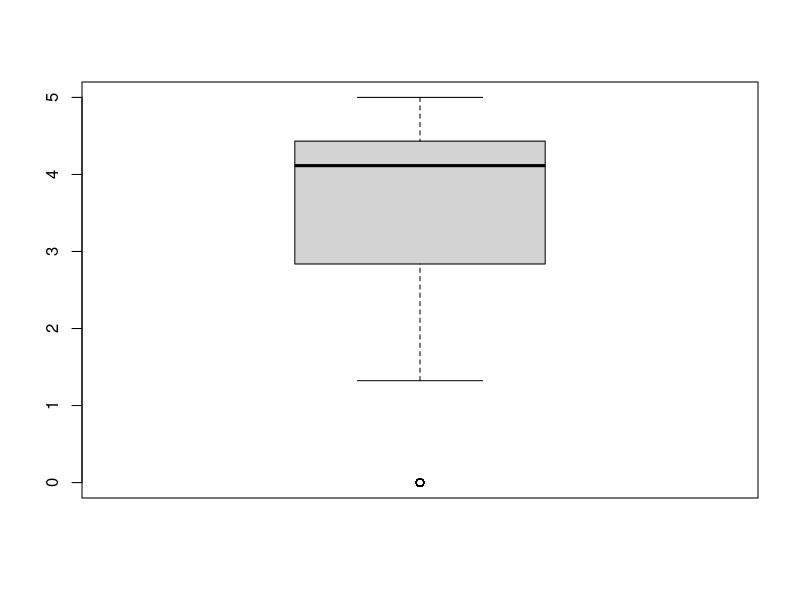
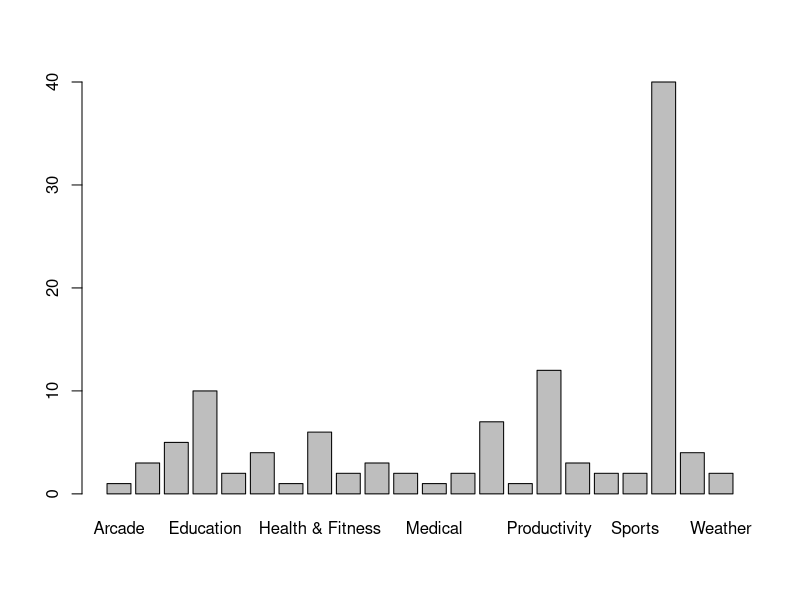
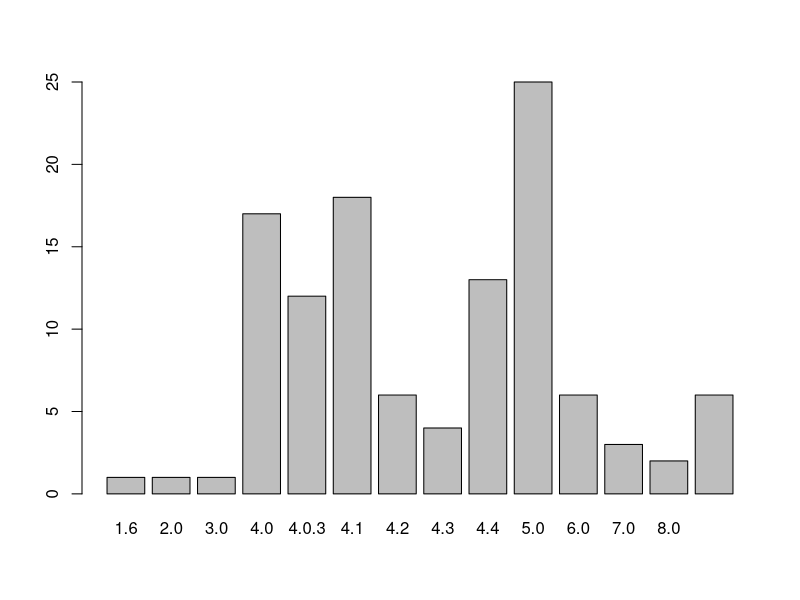
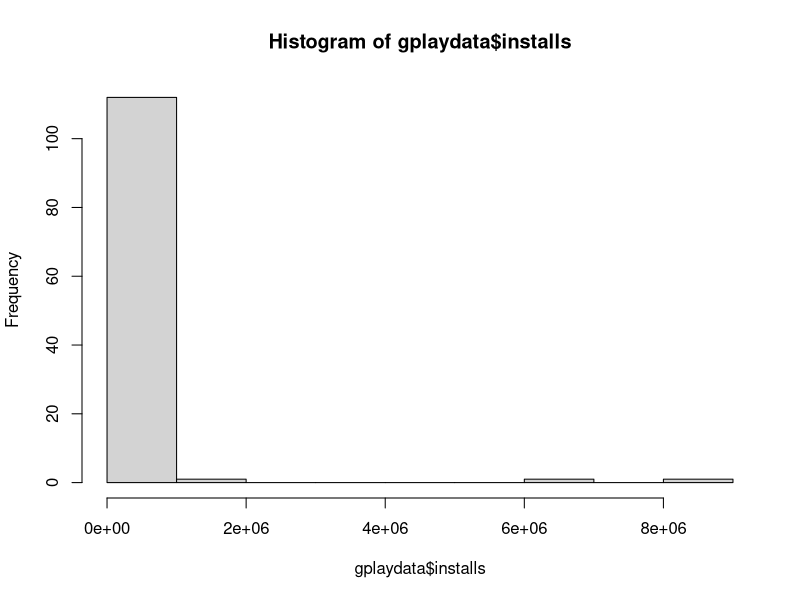
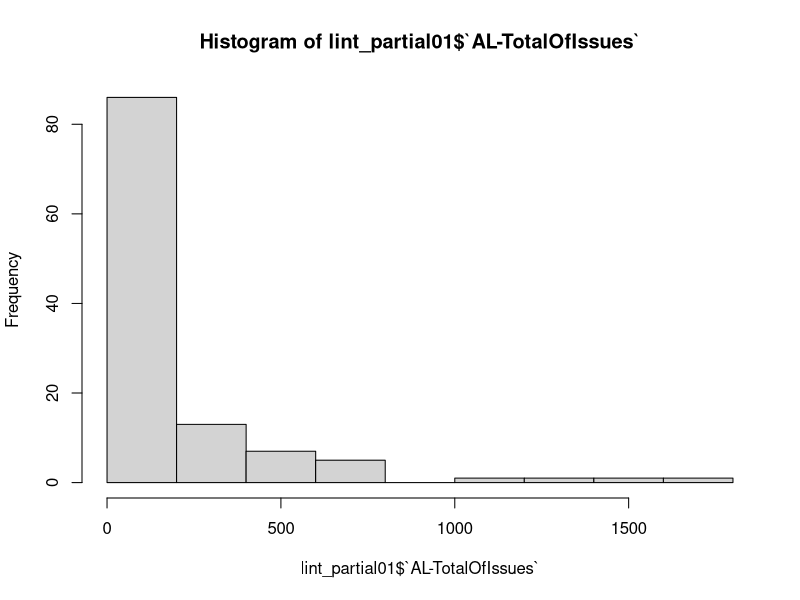
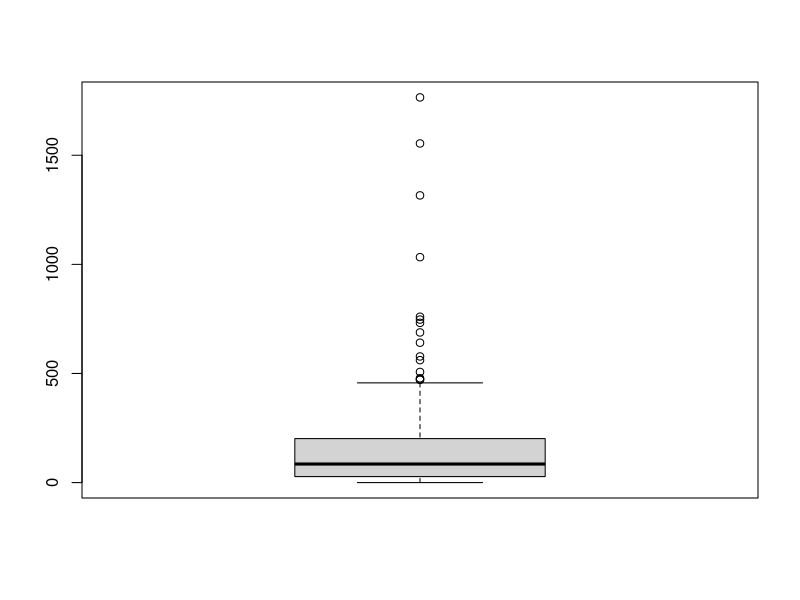
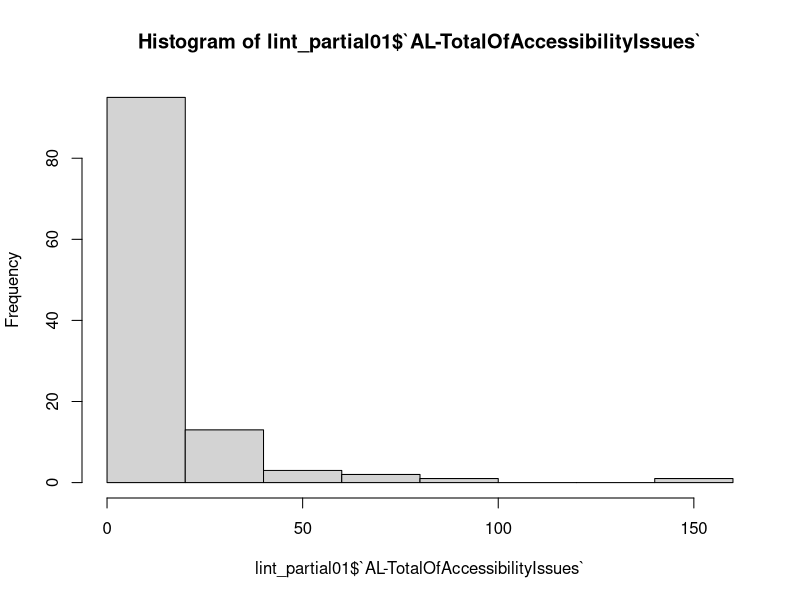
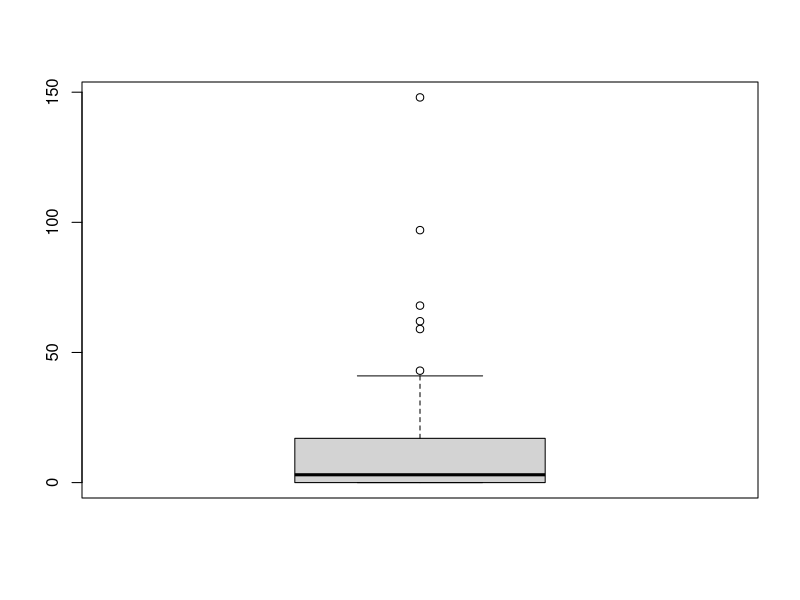

R code for these plots, in order:
library(readr)
library("ggplot2")
gplaydata <- read_csv("gplaydata.csv")
View(gplaydata)
summary(gplaydata)
summary(gplaydata$score)
boxplot(gplaydata$score)

barplot(table(gplaydata$genre))

barplot(table(gplaydata$androidVersion))

summary(gplaydata$installs)
hist(gplaydata$installs)
?hist


#lint data
library(readr)
lint_partial01 <- read_csv("lint-partial01.csv")
View(lint_partial01)

summary(lint_partial01)

hist(lint_partial01$`AL-TotalOfIssues`)
boxplot(lint_partial01$`AL-TotalOfIssues`)
hist(lint_partial01$`AL-TotalOfAccessibilityIssues`)
summary(lint_partial01$`AL-TotalOfAccessibilityIssues`)
boxplot(lint_partial01$`AL-TotalOfAccessibilityIssues`)
